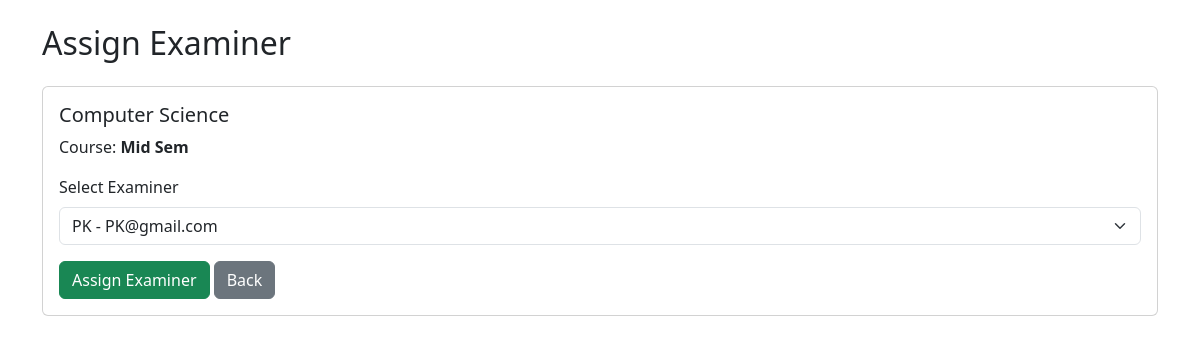
/admin/examination/assign/1 (signed in), run on an earlier commit of the app's database.
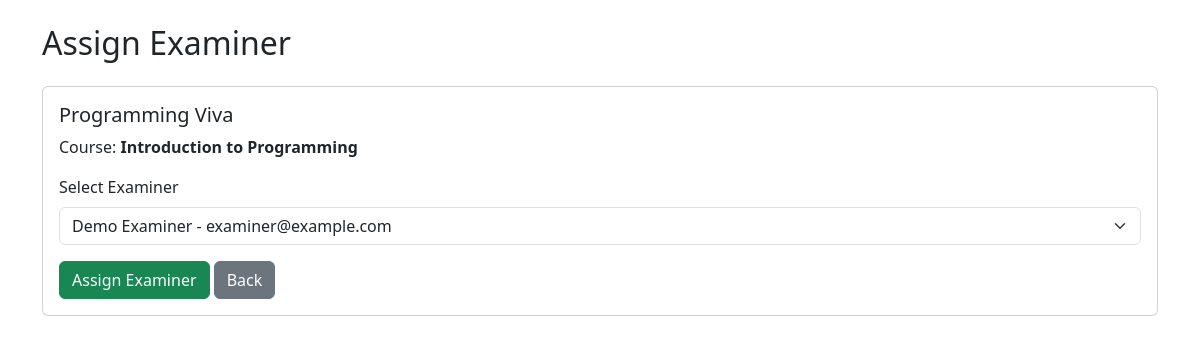
And on a later commit of the database.
### models.py (models this page shows)
class Examination(db.Model):
    __tablename__ = "examinations"
    id = db.Column(db.Integer, primary_key=True)
    course_id = db.Column(db.Integer, db.ForeignKey("courses.id"), nullable=False)
    examiner_id = db.Column(db.Integer, db.ForeignKey("users.id"), nullable=True)
    name = db.Column(db.String(100), nullable=False)
    exam_type = db.Column(db.String(30))
    duration = db.Column(db.Integer)
    max_marks = db.Column(db.Integer)
    slot_creation_start = db.Column(db.Date)
    slot_creation_end = db.Column(db.Date)
    booking_start = db.Column(db.Date)
    booking_end = db.Column(db.Date)
    status = db.Column(db.String(30))
    examiner = db.relationship(
        "User",
        foreign_keys=[examiner_id],
        backref="assigned_examinations"
    )
    course = db.relationship(
        "Course",
        backref="examinations"
    )

class Course(db.Model):
    __tablename__ = "courses"
    id = db.Column(db.Integer, primary_key=True)
    code = db.Column(db.String(20), unique=True, nullable=False)
    name = db.Column(db.String(100), nullable=False)
    description = db.Column(db.Text)
    status = db.Column(db.String(20), default="Active")

class User(UserMixin, db.Model):
    __tablename__ = "users"
    id = db.Column(db.Integer, primary_key=True)
    name = db.Column(db.String(100), nullable=False)
    email = db.Column(db.String(100), unique=True, nullable=False)
    password = db.Column(db.String(200), nullable=False)
    role = db.Column(db.String(100), nullable=False)
    is_examiner = db.Column(db.Boolean, default=False)

### app.py (the view)
@app.route("/admin/examination/assign/<int:id>", methods=["GET", "POST"])
@login_required
def assign_examiner(id):
    if current_user.role != "admin":
        return redirect(url_for("login"))
    exam = Examination.query.get_or_404(id)
    examiners = User.query.filter_by(
        role="examiner",
        is_examiner=True
    ).all()
    if request.method == "POST":
        exam.examiner_id = request.form["examiner"]
        db.session.commit()
        flash("examiners Assigned")
        return redirect(url_for("view_examinations"))
    return render_template("admin/assign_examiner.html", exam=exam, examiners=examiners)

### app.py (called while the page is built)
@login_manager.user_loader
def load_user(user_id):
    return db.session.get(User, int(user_id))

### templates/admin/assign_examiner.html (shortened to what this page needs)
<!DOCTYPE html>
<html>
<head>
    <link href="https://cdn.jsdelivr.net/npm/bootstrap@5.3.3/dist/css/bootstrap.min.css" rel="stylesheet">
</head>
<body>
    <div class="container mt-4">
        <h2 class="mb-4">Assign Examiner</h2>
        <div class="card">
            <div class="card-body">
                <h5 class="card-title">
                    {{ exam.name }}
                </h5>
                <p>
                    Course:
                    <strong>{{ exam.course.name }}</strong>
                </p>
                <form method="POST">
                    <div class="mb-3">
                        <label class="form-label">
                            Select Examiner
                        </label>
                        <select name="examiner" class="form-select" required>
                            {% for examiner in examiners %}
                            <option value="{{ examiner.id }}" {% if exam.examiner_id==examiner.id %} selected {% endif
                                %}>
                                {{ examiner.name }} - {{ examiner.email }}
                            </option>
                            {% endfor %}
                        </select>
                    </div>
                    <button type="submit" class="btn btn-success">
                        Assign Examiner
                    </button>
                    <a href="{{ url_for('view_examinations') }}" class="btn btn-secondary">
                        Back
                    </a>
                </form>
            </div>
        </div>
    </div>
</body>
</html>

What changed in the data, as far as the page shows it:
changed Examination: name "Computer Science" → "Programming Viva"; examiner "PK - PK@gmail.com" → "Demo Examiner - examiner@example.com"
changed Course: course.name "Mid Sem" → "Introduction to Programming"
